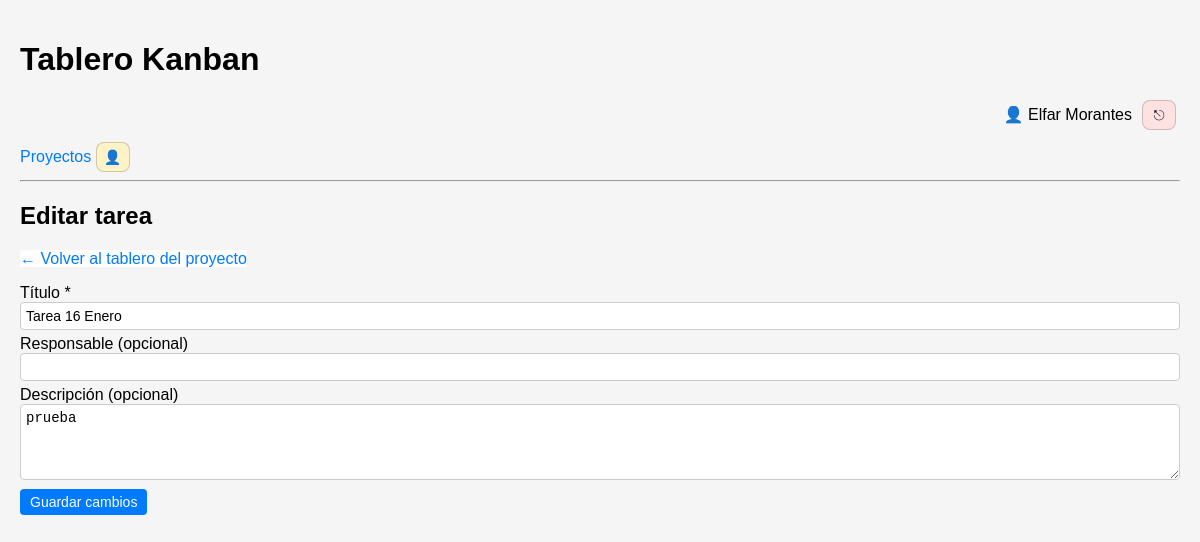
The app's page /?controller=tasks&action=edit&id=34&project_id=13 (signed in) with its own data.
### tables this page shows
CREATE TABLE `users` (
  `id` int(11) NOT NULL,
  `name` varchar(120) NOT NULL,
  `email` varchar(190) NOT NULL,
  `password_hash` varchar(255) NOT NULL,
  `role` enum('owner','admin','member','viewer') NOT NULL DEFAULT 'member',
  `created_at` datetime NOT NULL DEFAULT current_timestamp()
);

CREATE TABLE `tasks` (
  `id` int(11) NOT NULL,
  `project_id` int(11) NOT NULL,
  `column_id` int(11) NOT NULL,
  `title` varchar(255) NOT NULL,
  `responsible` varchar(120) DEFAULT NULL,
  `responsible_user_id` int(11) DEFAULT NULL,
  `description` text DEFAULT NULL,
  `order` int(11) DEFAULT 0,
  `created_at` datetime NOT NULL DEFAULT current_timestamp(),
  `due_date` datetime DEFAULT NULL,
  `completed_at` datetime DEFAULT NULL,
  `created_by` int(11) DEFAULT NULL,
  `updated_by` int(11) DEFAULT NULL
);

### core/BaseController.php (called while the page is built, shortened)
<?php
abstract class BaseController
{
    protected function render(string $view, array $params = []): void
    {
        include __DIR__ . '/../app/views/layout.php';
    }
}

### app/controllers/TasksController.php (called while the page is built, shortened)
<?php
require_once __DIR__ . '/../../core/BaseController.php';
require_once __DIR__ . '/../models/Task.php';
require_once __DIR__ . '/../../core/Auth.php';
class TasksController extends BaseController
{
    public function edit(): void
    {
        $projectId = (int)($_GET['project_id'] ?? 0);
        $taskId    = (int)($_GET['id'] ?? 0);
        $task = Task::find($taskId);
        $this->render('tasks/edit', [
            'task'      => $task,
            'projectId' => $projectId,
        ]);
    }
}

### public/index.php (called while the page is built, shortened)
<?php
$actionName     = $_GET['action'] ?? 'index';
$controller = new $controllerClass();
try {
    $controller->$actionName();
} catch (Exception $e) {
    echo "<h1>Error</h1>";
    echo "<p>" . htmlspecialchars($e->getMessage()) . "</p>";
}

### core/Auth.php (called while the page is built, shortened)
<?php
class Auth
{
    public static function userId(): ?int
    {
        return isset($_SESSION['user_id']) ? (int)$_SESSION['user_id'] : null;
    }
    public static function check(): bool
    {
        return self::userId() !== null;
    }
    public static function role(): string
    {
        return $_SESSION['user_role'] ?? 'member';
    }
}

### config/db.php (called while the page is built)
<?php
class Database
{
    private static ?\PDO $connection = null;
    public static function getConnection(): \PDO
    {
        if (self::$connection === null) {
            $host = 'localhost';
            $db   = 'kanban_db';
            $user = 'root';
            $pass = '';
            $dsn  = "mysql:host=$host;dbname=$db;charset=utf8mb4";
            self::$connection = new PDO($dsn, $user, $pass, [
                PDO::ATTR_ERRMODE            => PDO::ERRMODE_EXCEPTION,
                PDO::ATTR_DEFAULT_FETCH_MODE => PDO::FETCH_ASSOC
            ]);
            self::$connection->exec("SET time_zone = '-05:00'");
        }
        return self::$connection;
    }
}

### app/models/User.php (called while the page is built, shortened)
<?php
require_once __DIR__ . '/../../config/db.php';
class User
{
    private static function db(): PDO { return Database::getConnection(); }
    public static function find(int $id): ?array
    {
        $stmt = self::db()->prepare("SELECT id,name,email,role FROM users WHERE id=? LIMIT 1");
        $stmt->execute([$id]);
        $u = $stmt->fetch();
        return $u ?: null;
    }
}

### app/models/Task.php (called while the page is built, shortened)
<?php
class Task extends Model
{
    public static function find(int $id): ?array
    {
        $db = self::db();
        $stmt = $db->prepare("SELECT * FROM tasks WHERE id = :id");
        $stmt->execute(['id' => $id]);
        $task = $stmt->fetch();
        return $task ?: null;
    }
}

### app/views/tasks/edit.php (the view, shortened to what this page needs)
<h2>Editar tarea</h2>
<p>
    <a href="<?= BASE_URL ?>?controller=projects&action=show&id=<?= (int)$projectId ?>" class="btn-secondary">
        ← Volver al tablero del proyecto
    </a>
</p>
<form method="post" action="<?= BASE_URL ?>?controller=tasks&action=update">
    <label for="title">Título *</label>
    <input type="text" id="title" name="title" required
           value="<?= htmlspecialchars($task['title']) ?>">
    <label for="responsible">Responsable (opcional)</label>
    <input type="text" id="responsible" name="responsible"
            value="<?= htmlspecialchars($task['responsible'] ?? '') ?>">
    <label for="description">Descripción (opcional)</label>
    <textarea id="description" name="description" rows="4"><?= htmlspecialchars($task['description'] ?? '') ?></textarea>
    <button type="submit">Guardar cambios</button>
</form>

### app/views/layout.php (shortened to what this page needs)
<!DOCTYPE html>
<html lang="es">
<head>
</head>
<body>
<header>
    <h1>Tablero Kanban</h1>
<nav>
    <?php
    require_once __DIR__ . '/../../core/Auth.php';
    require_once __DIR__ . '/../models/User.php';
    ?>
    <?php if (Auth::check()): ?>
      <?php $u = User::find(Auth::userId()); ?>
      <div style="display:flex;justify-content:flex-end;align-items:center;gap:10px;margin-bottom:12px;">
        <span class="tip" data-tip="<?= htmlspecialchars($u['email'] ?? '') ?>">
          👤 <?= htmlspecialchars($u['name'] ?? 'Usuario') ?>
        </span>
        <a href="<?= BASE_URL ?>?controller=auth&action=logout"
          class="btn-action del tip"
          data-tip="Cerrar sesión">
          ⎋
        </a>
      </div>
    <?php endif; ?>
</nav>
    <nav>
        <a href="<?= BASE_URL ?>?controller=projects&action=index">Proyectos</a>
            <?php if (Auth::check() && in_array(Auth::role(), ['owner','admin'], true)): ?>
              <a href="<?= BASE_URL ?>?controller=users&action=index"
                class="btn-action edit tip"
                data-tip="Administrar usuarios">👤</a>
            <?php endif; ?>
    </nav>
    <hr>
</header>
<main>
    <?php include $viewFile; ?>
</main>
</body>
</html>

### app/views/layout.php (style rules this page uses)
body { font-family: Arial, sans-serif; margin: 0; padding: 20px; background: #f5f5f5; }
header { margin-bottom: 20px; }
a { text-decoration: none; color: #007bff; }
form { margin-top: 8px; margin-bottom: 8px; }
input[type="text"], textarea, select { width: 100%; box-sizing: border-box; padding: 5px; margin-bottom: 5px; border-radius: 4px; border: 1px solid #ccc; font-size: 14px; }
button { padding: 5px 10px; border: none; border-radius: 4px; background: #007bff; color: #fff; cursor: pointer; font-size: 14px; }
.btn-secondary { background: #6c757d; }
.btn-action { width: 32px; height: 28px; display: inline-flex; align-items: center; justify-content: center; border-radius: 8px; border: 1px solid rgba(0,0,0,0.18); background: rgba(255,255,255,0.95); color: #111827; cursor: pointer; font-size: 14px; line-height: 1; margin-right: 4px; }
.btn-action.edit { background: #fef3c7; }
.btn-action.del { background: #fee2e2; }
.tip { position: relative; }
.btn-secondary { background: rgba(255,255,255,.9); }

### records on screen
users: name "Elfar Morantes"
tasks: title "Tarea 16 Enero", description "prueba"
